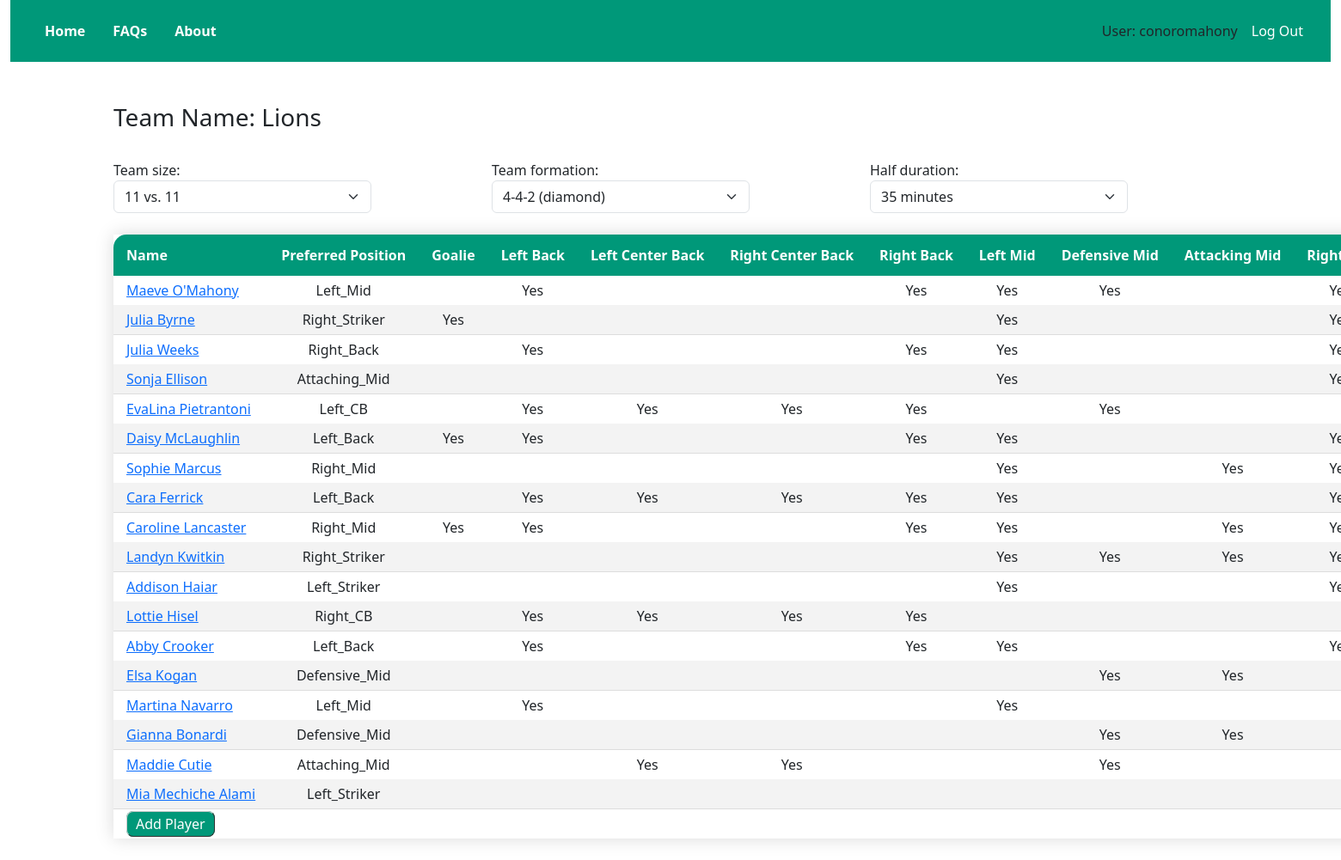
Page /team/player/list.html (signed in) on the earlier database version.
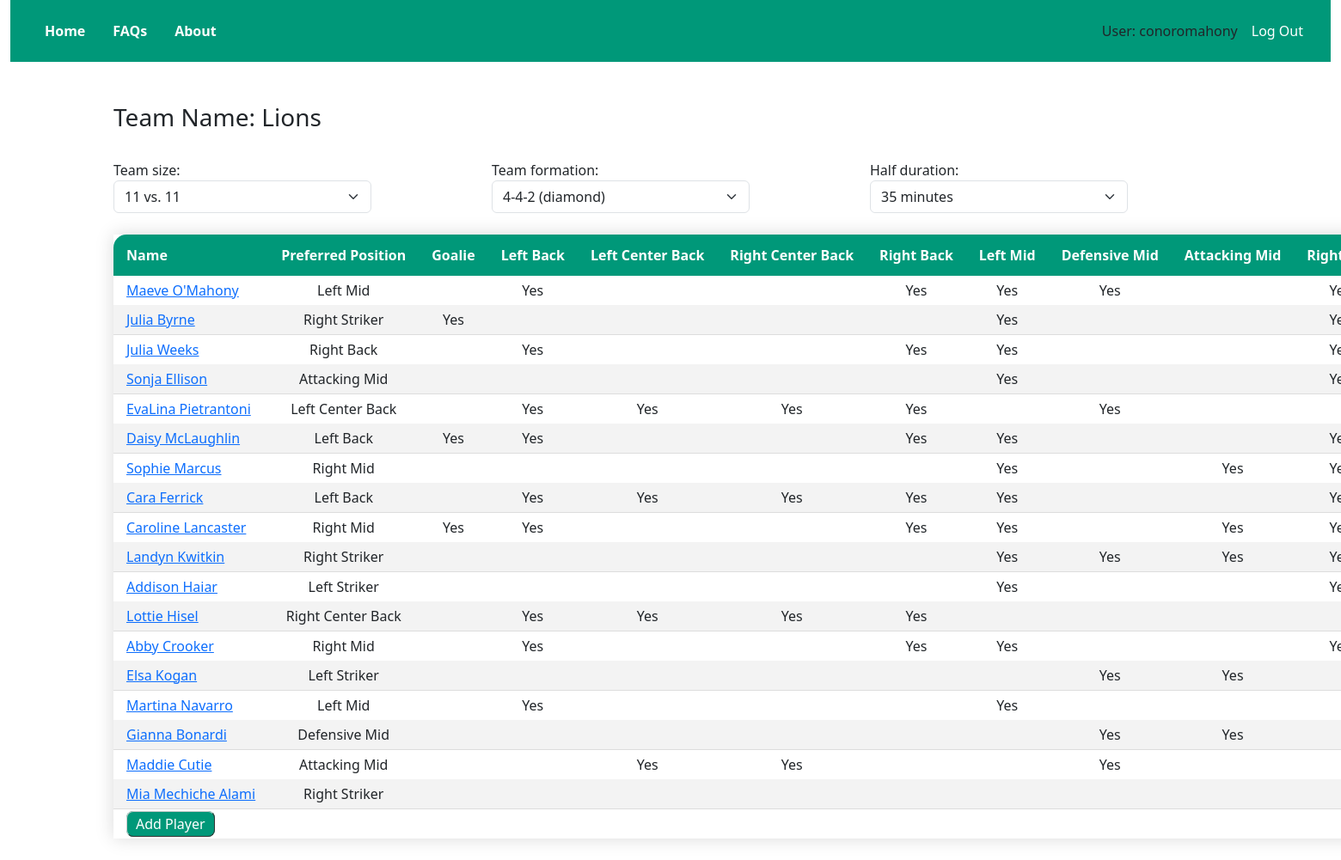
Same page on the later database version.
### team/models.py (models this page shows, shortened)
class Player(models.Model):
    class PreferredPosition(models.TextChoices):
        GOALIE = "goalie", _("Goalie")
        LEFT_BACK = "left_full", _("Left Back")
        LEFT_CB = "center_back", _("Left Center Back")
        RIGHT_CB = "sweeper", _("Right Center Back")
        RIGHT_BACK = "right_full", _("Right Back")
        LEFT_MID = "left_mid", _("Left Mid")
        DEFENSIVE_MID = "stopper", _("Defensive Mid")
        ATTACKING_MID = "attaching_mid", _("Attacking Mid")
        RIGHT_MID = "right_mid", _("Right Mid")
        LEFT_STRIKER = "left_striker", _("Left Striker")
        RIGHT_STRIKER = "right_striker", _("Right Striker")
    name = models.CharField(max_length=20)
    team_name = models.CharField(max_length=20)
    preferred_position = models.CharField(
        max_length=13,
        choices=PreferredPosition.choices
    )
    is_goalie = models.BooleanField()
    is_left_full = models.BooleanField()
    is_right_full = models.BooleanField()
    is_center_back = models.BooleanField()
    is_sweeper = models.BooleanField()
    is_stopper = models.BooleanField()
    is_left_mid = models.BooleanField()
    is_right_mid = models.BooleanField()
    is_attacking_mid = models.BooleanField()
    is_left_striker = models.BooleanField()
    is_right_striker = models.BooleanField()
    objects = models.Manager()      # The default manager

### team/views.py (the view)
# urls.py: path('player/list.html', views.player_list, name='player_list'),
@login_required
@csrf_protect
def player_list(request):
    team = Team.objects.get(owner=request.user)
    my_team_name = team.team_name
    form = NewTeamForm(instance=team)
    players = Player.objects.filter(team_name=my_team_name)
    return render(request, 'team/player/list.html', {'team': team, 'form': form, 'players': players})

### team/forms.py
class NewTeamForm(forms.ModelForm):
    class Meta:
        model = Team
        fields = ('team_size', 'team_formation', 'half_duration')
        widgets = {
            'team_size': forms.Select(
                choices=Team.TeamSize,
                attrs={'class': 'form-select', 'style': 'max-width: 300px;'}
            ),
            'team_formation': forms.Select(
                choices=Team.TeamFormation,
                attrs={'class': 'form-select', 'style': 'max-width: 300px;'}
            ),
            'half_duration': forms.Select(
                choices=Team.HalfDuration,
                attrs={'class': 'form-select', 'style': 'max-width: 300px;'}
            ),
        }

### team/templates/team/player/list.html (shortened to what this page needs)
{% extends "home/base.html" %}
{% block content %}
    <form action="" method="post">
        <h3 class="pb-4">Team Name: {{ team.team_name }}</h3>
        <div class="row">
            {% for field in form %}
                <div class="col-md-4" class="form-select">{{ field.label_tag }} {{ field }}</div>
            {% endfor %}
        </div>
    </form>
    <table class="roster-list text-nowrap">
        <thead>
            <tr>
                <th id="leftmost-cell">Name</th>
                <th>Preferred Position</th>
                <th>Goalie</th>
                <th>Left Back</th>
                <th>Left Center Back</th>
                <th>Right Center Back</th>
                <th>Right Back</th>
                <th>Left Mid</th>
                <th>Defensive Mid</th>
                <th>Attacking Mid</th>
                <th>Right Mid</th>
            </tr>
        </thead>
        <tbody>
            {% for player in players %}
                <tr>
                    <td id="leftmost-cell"><a href="/team/player/{{ player.name }}/update.html">{{ player.name }}</a></td>
                    <td>{{ player.get_preferred_position_display }}</td>
                    <td>{{ player.is_goalie|yesno:"Yes," }}</td>
                    <td>{{ player.is_left_full|yesno:"Yes," }}</td>
                    <td>{{ player.is_center_back|yesno:"Yes," }}</td>
                    <td>{{ player.is_sweeper|yesno:"Yes," }}</td>
                    <td>{{ player.is_right_full|yesno:"Yes," }}</td>
                    <td>{{ player.is_left_mid|yesno:"Yes," }}</td>
                    <td>{{ player.is_stopper|yesno:"Yes," }}</td>
                    <td>{{ player.is_attacking_mid|yesno:"Yes," }}</td>
                    <td>{{ player.is_right_mid|yesno:"Yes," }}</td>
                </tr>
            {% endfor %}
            <tr>
                <td id="leftmost-cell" colspan="13"><a class="lineup_button" href="/team/player/add.html">Add Player</a></td>
            </tr>
        </tbody>
    </table>
{% endblock %}

Differences in the rows shown:
changed Player "Maeve O'Mahony": preferred_position "Left_Mid" → "Left Mid"
changed Player "Julia Byrne": preferred_position "Right_Striker" → "Right Striker"
changed Player "Julia Weeks": preferred_position "Right_Back" → "Right Back"
changed Player "Sonja Ellison": preferred_position "Attaching_Mid" → "Attacking Mid"
changed Player "EvaLina Pietrantoni": preferred_position "Left_CB" → "Left Center Back"
changed Player "Daisy McLaughlin": preferred_position "Left_Back" → "Left Back"
changed Player "Sophie Marcus": preferred_position "Right_Mid" → "Right Mid"
changed Player "Cara Ferrick": preferred_position "Left_Back" → "Left Back"
changed Player "Caroline Lancaster": preferred_position "Right_Mid" → "Right Mid"
changed Player "Landyn Kwitkin": preferred_position "Right_Striker" → "Right Striker"
changed Player "Addison Haiar": preferred_position "Left_Striker" → "Left Striker"
changed Player "Lottie Hisel": preferred_position "Right_CB" → "Right Center Back"
changed Player "Abby Crooker": preferred_position "Left_Back" → "Right Mid"
changed Player "Elsa Kogan": preferred_position "Defensive_Mid" → "Left Striker"
changed Player "Martina Navarro": preferred_position "Left_Mid" → "Left Mid"
changed Player "Gianna Bonardi": preferred_position "Defensive_Mid" → "Defensive Mid"
changed Player "Maddie Cutie": preferred_position "Attaching_Mid" → "Attacking Mid"
changed Player "Mia Mechiche Alami": preferred_position "Left_Striker" → "Right Striker"
